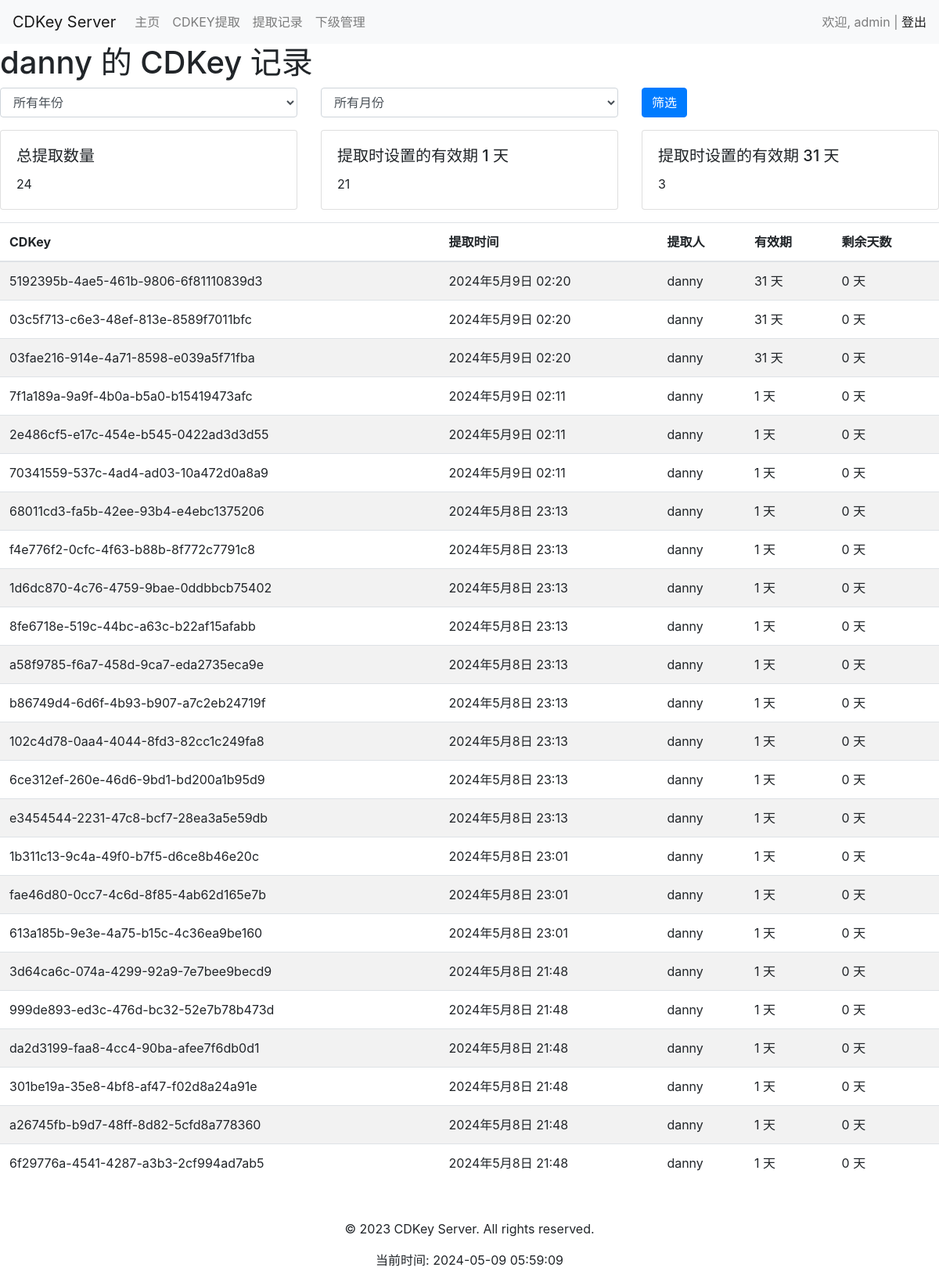
The page /user/subordinate/5/cdkey_record/ (signed in) on the database its author committed.
### user/models.py (models this page shows, shortened)
class User(AbstractUser):
    USER_TYPE_CHOICES = (
        (1, '管理员'),
        (2, '一级代理'),
        (3, '二级代理'),
    )
    ROLE_CHOICES = (
        ('admin', '管理员'),
        ('agent', '代理'),
    )
    superior = models.ForeignKey('self', on_delete=models.SET_NULL, null=True, blank=True, related_name='subordinates', verbose_name='上级')
    role = models.CharField(max_length=50, choices=ROLE_CHOICES, default='agent', verbose_name='角色')
    user_type = models.SmallIntegerField(choices=USER_TYPE_CHOICES, default=3, verbose_name='用户类型')
    is_active = models.BooleanField(default=True,verbose_name='是否激活')
    monthly_quota = models.IntegerField(default=0,verbose_name='月度配额')
    day_quota = models.IntegerField(default=0, verbose_name='日配额')
    quota_updated_at = models.DateField(auto_now_add=True)
    class Meta:
        db_table = 'user'

class CDKey(models.Model):
    key = models.CharField(max_length=255, unique=True)
    created_at = models.DateTimeField(auto_now_add=True)
    expires_at = models.DateTimeField()
    created_by = models.ForeignKey('User', on_delete=models.CASCADE, related_name='created_cdkeys')
    used_by = models.ForeignKey('User', on_delete=models.CASCADE, related_name='used_cdkeys', null=True, blank=True)
    used_at = models.DateTimeField(null=True, blank=True)
    validity_days = models.IntegerField(choices=[(1, '1 天'), (31, '31 天')], default=1)

### user/views.py (the view)
# urls.py: path('subordinate/<int:subordinate_id>/cdkey_record/', views.subordinate_cdkey_record, name='subordinate_cdkey_record'),
@login_required
def subordinate_cdkey_record(request, subordinate_id):
    subordinate = get_object_or_404(User, id=subordinate_id, superior=request.user)
    if request.method == 'POST':
        month = request.POST.get('month')
        year = request.POST.get('year')
        query = Q(created_by=subordinate)
        if month and year:
            query &= Q(created_at__year=year, created_at__month=month)
        elif year:
            query &= Q(created_at__year=year)
        records = CDKey.objects.filter(query).order_by('-created_at')
    else:
        records = CDKey.objects.filter(created_by=subordinate).order_by('-created_at')
    current_year = date.today().year
    years = range(current_year, current_year - 10, -1)
    records = records.annotate(
        remaining_days=ExpressionWrapper(
            F('expires_at') - date.today(),
            output_field=fields.DurationField()
        )
    )
    validity_days_distribution = records.values('validity_days').annotate(count=Count('id')).order_by('validity_days')
    validity_days_distribution = {
        distribution['validity_days']: distribution['count']
        for distribution in validity_days_distribution
    }
    summary = {
        'total': records.count(),
        'validity_days_distribution': validity_days_distribution,
    }
    context = {
        'subordinate': subordinate,
        'records': records,
        'current_year': current_year,
        'years': years,
        'summary': summary,
    }
    return render(request, 'user/subordinate_cdkey_record.html', context)

### user/templates/user/subordinate_cdkey_record.html (shortened to what this page needs)
{% extends 'base.html' %}
{% block content %}
<h1>{{ subordinate.username }} 的 CDKey 记录</h1>
<form method="post">
    <div class="row mb-3">
        <div class="col">
            <select name="year" class="form-control">
                <option value="">所有年份</option>
            </select>
        </div>
        <div class="col">
            <select name="month" class="form-control">
                <option value="">所有月份</option>
            </select>
        </div>
        <div class="col">
            <button type="submit" class="btn btn-primary">筛选</button>
        </div>
    </div>
</form>
<div class="row mb-3">
    <div class="col">
        <div class="card">
            <div class="card-body">
                <h5 class="card-title">总提取数量</h5>
                <p class="card-text">{{ summary.total }}</p>
            </div>
        </div>
    </div>
    {% for days, count in summary.validity_days_distribution.items %}
    <div class="col">
        <div class="card">
            <div class="card-body">
                <h5 class="card-title">提取时设置的有效期 {{ days }} 天</h5>
                <p class="card-text">{{ count }}</p>
            </div>
        </div>
    </div>
    {% endfor %}
</div>
<table class="table table-striped">
    <thead>
        <tr>
            <th>CDKey</th>
            <th>提取时间</th>
            <th>提取人</th>
            <th>有效期</th>
            <th>剩余天数</th>
        </tr>
    </thead>
    <tbody>
        {% for record in records %}
        <tr>
            <td>{{ record.key }}</td>
            <td>{{ record.created_at }}</td>
            <td>{{ record.created_by.username }}</td>
            <td>{{ record.validity_days }} 天</td>
            <td>
                {% if record.remaining_days.days < 0 %}
                    已过期
                {% else %}
                    {{ record.remaining_days.days }} 天
                {% endif %}
            </td>
        </tr>
        {% endfor %}
    </tbody>
</table>
{% endblock %}

### user/templates/base.html (shortened to what this page needs)
<!DOCTYPE html>
<html lang="en">
<head>
    <link rel="stylesheet" href="https://stackpath.bootstrapcdn.com/bootstrap/4.5.2/css/bootstrap.min.css">
</head>
<body>
    <header>
        {% block header %}
        <nav class="navbar navbar-expand-lg navbar-light bg-light">
            <a class="navbar-brand" href="{% url 'user:user_home' %}">CDKey Server</a>
            <div class="collapse navbar-collapse" id="navbarNav">
                <ul class="navbar-nav">
                    <li class="nav-item">
                        <a class="nav-link" href="{% url 'user:user_home' %}">主页</a>
                    </li>
                    <li class="nav-item">
                        <a class="nav-link" href="{% url 'user:generate_cdkey' %}">CDKEY提取</a>
                    </li>
                    <li class="nav-item">
                        <a class="nav-link" href="{% url 'user:cdkey_record' %}">提取记录</a>
                    </li>
                    <li class="nav-item">
                        <a class="nav-link" href="{% url 'user:subordinate_list' %}">下级管理</a>
                    </li>
                </ul>
            </div>
            {% if user.is_authenticated %}
            <span class="navbar-text">
                欢迎, {{ user.username }} | <a href="{% url 'user:logout' %}">登出</a>
            </span>
            {% endif %}
        </nav>
        {% endblock %}
    </header>
    <main>
        {% block content %}{% endblock %}
    </main>
    <footer class="mt-5">
        {% block footer %}
        <div class="text-center">
            <p>&copy; 2023 CDKey Server. All rights reserved.</p>
            <p>当前时间: {% now "Y-m-d H:i:s" %}</p>
        </div>
        {% endblock %}
    </footer>
</body>
</html>

### rows shown on the page
User: username "admin"
User: username "danny"
CDKey: key "5192395b-4ae5-461b-9806-6f81110839d3", created_at "2024年5月9日 02:20", created_by.username "danny", validity_days "31", remaining_days.days "0"
CDKey: key "03c5f713-c6e3-48ef-813e-8589f7011bfc", created_at "2024年5月9日 02:20", created_by.username "danny", validity_days "31", remaining_days.days "0"
CDKey: key "03fae216-914e-4a71-8598-e039a5f71fba", created_at "2024年5月9日 02:20", created_by.username "danny", validity_days "31", remaining_days.days "0"
CDKey: key "7f1a189a-9a9f-4b0a-b5a0-b15419473afc", created_at "2024年5月9日 02:11", created_by.username "danny", validity_days "1", remaining_days.days "0"
CDKey: key "2e486cf5-e17c-454e-b545-0422ad3d3d55", created_at "2024年5月9日 02:11", created_by.username "danny", validity_days "1", remaining_days.days "0"
CDKey: key "70341559-537c-4ad4-ad03-10a472d0a8a9", created_at "2024年5月9日 02:11", created_by.username "danny", validity_days "1", remaining_days.days "0"
CDKey: key "68011cd3-fa5b-42ee-93b4-e4ebc1375206", created_at "2024年5月8日 23:13", created_by.username "danny", validity_days "1", remaining_days.days "0"
CDKey: key "f4e776f2-0cfc-4f63-b88b-8f772c7791c8", created_at "2024年5月8日 23:13", created_by.username "danny", validity_days "1", remaining_days.days "0"
CDKey: key "1d6dc870-4c76-4759-9bae-0ddbbcb75402", created_at "2024年5月8日 23:13", created_by.username "danny", validity_days "1", remaining_days.days "0"
CDKey: key "8fe6718e-519c-44bc-a63c-b22af15afabb", created_at "2024年5月8日 23:13", created_by.username "danny", validity_days "1", remaining_days.days "0"
CDKey: key "a58f9785-f6a7-458d-9ca7-eda2735eca9e", created_at "2024年5月8日 23:13", created_by.username "danny", validity_days "1", remaining_days.days "0"
CDKey: key "b86749d4-6d6f-4b93-b907-a7c2eb24719f", created_at "2024年5月8日 23:13", created_by.username "danny", validity_days "1", remaining_days.days "0"
CDKey: key "102c4d78-0aa4-4044-8fd3-82cc1c249fa8", created_at "2024年5月8日 23:13", created_by.username "danny", validity_days "1", remaining_days.days "0"
CDKey: key "6ce312ef-260e-46d6-9bd1-bd200a1b95d9", created_at "2024年5月8日 23:13", created_by.username "danny", validity_days "1", remaining_days.days "0"
CDKey: key "e3454544-2231-47c8-bcf7-28ea3a5e59db", created_at "2024年5月8日 23:13", created_by.username "danny", validity_days "1", remaining_days.days "0"
CDKey: key "1b311c13-9c4a-49f0-b7f5-d6ce8b46e20c", created_at "2024年5月8日 23:01", created_by.username "danny", validity_days "1", remaining_days.days "0"
CDKey: key "fae46d80-0cc7-4c6d-8f85-4ab62d165e7b", created_at "2024年5月8日 23:01", created_by.username "danny", validity_days "1", remaining_days.days "0"
CDKey: key "613a185b-9e3e-4a75-b15c-4c36ea9be160", created_at "2024年5月8日 23:01", created_by.username "danny", validity_days "1", remaining_days.days "0"
CDKey: key "3d64ca6c-074a-4299-92a9-7e7bee9becd9", created_at "2024年5月8日 21:48", created_by.username "danny", validity_days "1", remaining_days.days "0"
CDKey: key "999de893-ed3c-476d-bc32-52e7b78b473d", created_at "2024年5月8日 21:48", created_by.username "danny", validity_days "1", remaining_days.days "0"
CDKey: key "da2d3199-faa8-4cc4-90ba-afee7f6db0d1", created_at "2024年5月8日 21:48", created_by.username "danny", validity_days "1", remaining_days.days "0"
CDKey: key "301be19a-35e8-4bf8-af47-f02d8a24a91e", created_at "2024年5月8日 21:48", created_by.username "danny", validity_days "1", remaining_days.days "0"
CDKey: key "a26745fb-b9d7-48ff-8d82-5cfd8a778360", created_at "2024年5月8日 21:48", created_by.username "danny", validity_days "1", remaining_days.days "0"
CDKey: key "6f29776a-4541-4287-a3b3-2cf994ad7ab5", created_at "2024年5月8日 21:48", created_by.username "danny", validity_days "1", remaining_days.days "0"

### other values the page prints
{{ summary.total }} "24"
{{ days }} "1" "31"
{{ count }} "21" "3"
